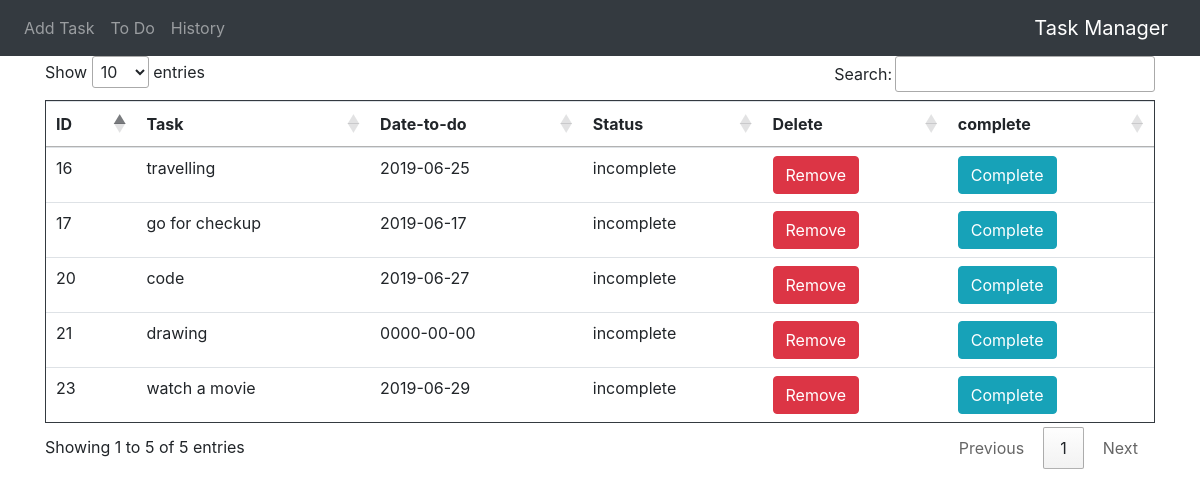
/task.php, run on the app's committed database.
### tables this page shows
CREATE TABLE `tasks` (
  `task_id` int(5) NOT NULL,
  `task_name` varchar(50) NOT NULL,
  `date_to_do` date NOT NULL,
  `status` varchar(10) NOT NULL
);

### task.php (the view, shortened to what this page needs)
<!doctype html>
<html lang="en">
<head>
    <link rel="stylesheet" href=css/bootstrap.css>
    <link rel="stylesheet" href="https://stackpath.bootstrapcdn.com/bootstrap/4.3.1/css/bootstrap.min.css">
    <link rel="stylesheet" href="https://cdn.datatables.net/1.10.19/css/jquery.dataTables.min.css">
</head>
<body>
<?php
include 'nav.php';
?>
<div class="container">
    <table id="task" class="table table-hover border border-dark">
        <thead>
        <tr>
            <th>ID</th>
            <th>Task</th>
            <th>Date-to-do</th>
            <th>Status</th>
            <th>Delete</th>
            <th>complete</th>
        </tr>
        </thead>
        <tbody>
        <?php
        require 'connect.php';
        $sql ="SELECT * FROM `tasks` ORDER BY task_id DESC ";
        $results = mysqli_query($connect,$sql);
        while ($row= mysqli_fetch_assoc($results))
        {
            extract($row);
            echo "
         <tr>
            <td>$task_id</td>
            <td>$task_name</td>
            <td>$date_to_do</td>
            <td>$status</td>
            <td><a href='delete.php?id=$task_id' class='btn btn-danger'>Remove</a></td>
            <td><a href='complete.php?id=$task_id' class='btn btn-info'>Complete</a></td>
        </tr>";
        }
        ?>
        </tbody>
    </table>
</div>
</body>
</html>
</body>
</html>

### nav.php (shortened to what this page needs)
<!doctype html>
<html lang="en">
<head>
</head>
<body>
<nav class="navbar navbar-expand-md bg-dark navbar-dark">
    <div class="collapse navbar-collapse" id="collapsibleNavbar">
        <ul class="navbar-nav">
            <li class="nav-item">
                <a class="nav-link" href="todo.php">Add Task</a>
            </li>
            <li class="nav-item">
                <a class="nav-link" href="task.php">To Do</a>
            </li>
            <li class="nav-item">
                <a class="nav-link" href="report.php">History</a>
            </li>
        </ul>
    </div>
    <div class="justify-content-end">
        <a class="navbar-brand " href="task.php">Task Manager</a>
    </div>
</nav>
</body>
</html>

### data on the page
tasks: task_id "23", task_name "watch a movie", date_to_do "2019-06-29", status "incomplete"
tasks: task_id "21", task_name "drawing", date_to_do "0000-00-00", status "incomplete"
tasks: task_id "20", task_name "code", date_to_do "2019-06-27", status "incomplete"
tasks: task_id "17", task_name "go for checkup", date_to_do "2019-06-17", status "incomplete"
tasks: task_id "16", task_name "travelling", date_to_do "2019-06-25", status "incomplete"
